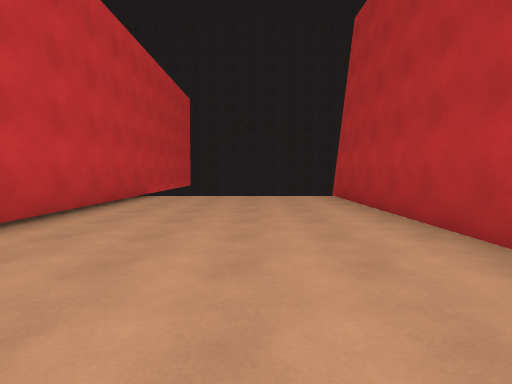
view 1 (above)

19 first-person views from a walk through a Unity game level. The camera is 1.4 m above the floor, tilts 4° down and sees 85° across. The floor is counted in squares, 2 m on a side. Each view is taken from the middle of a square. On the plan, view 1 faces up. The plan holds only what a view shows up to about 9 squares ahead; the rest is blank. The place goes on beyond the plan.

view 2
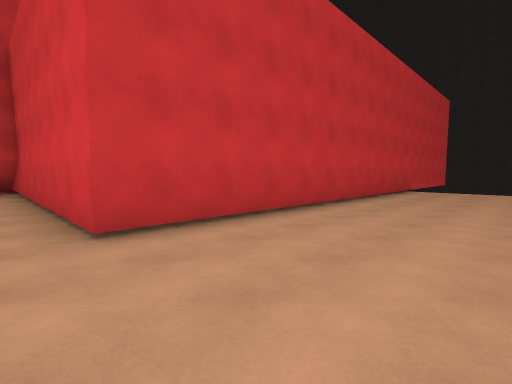

view 3
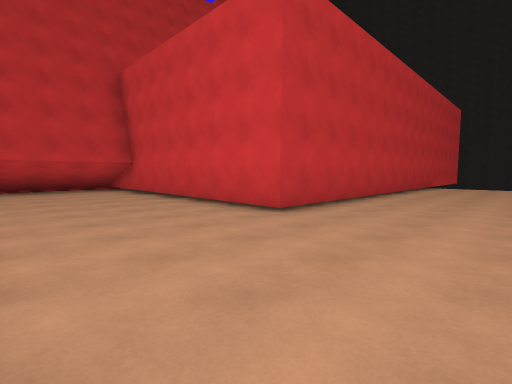

view 4
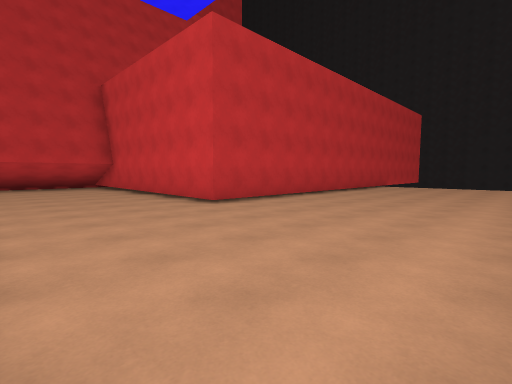

view 5
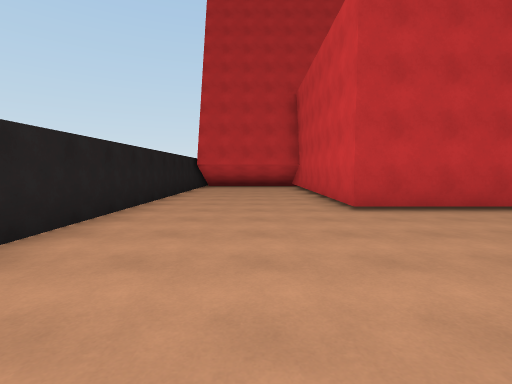

view 6
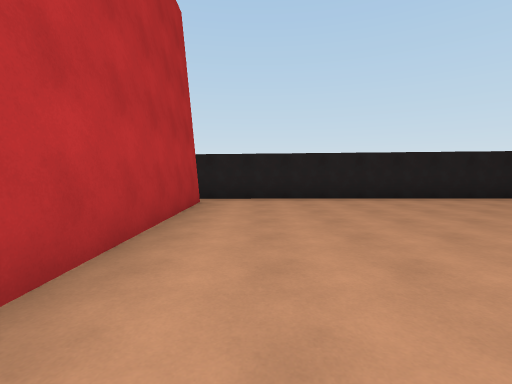

view 7
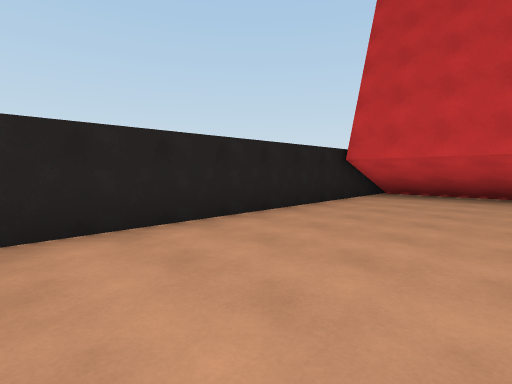

view 8
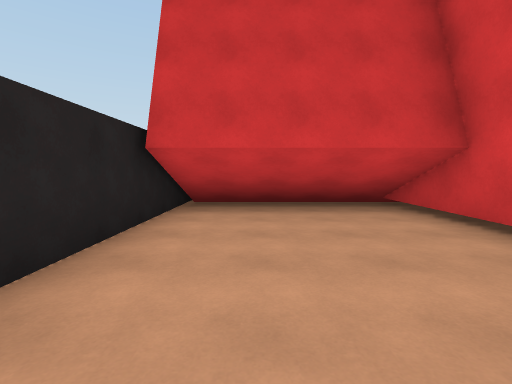

view 9
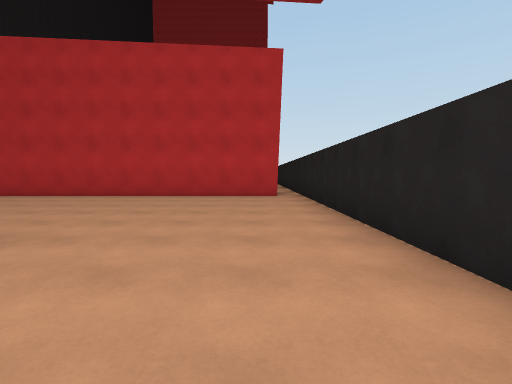

view 10
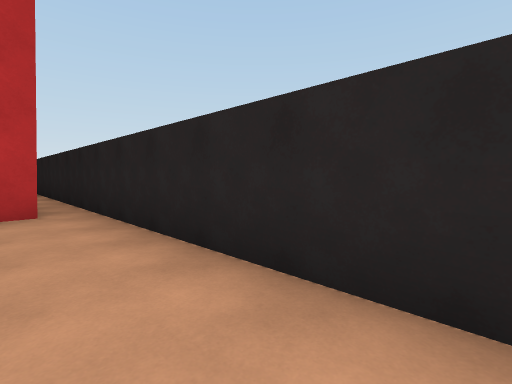

view 11
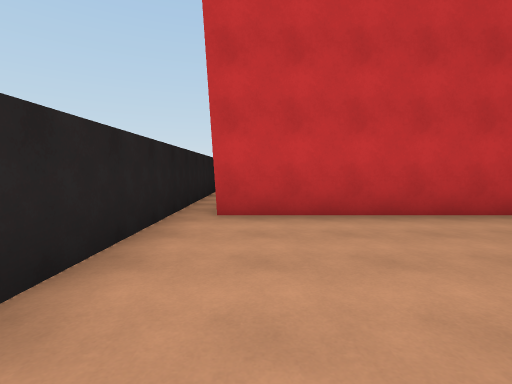

view 12
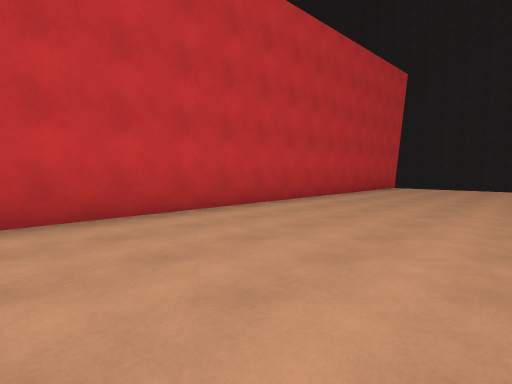

view 13
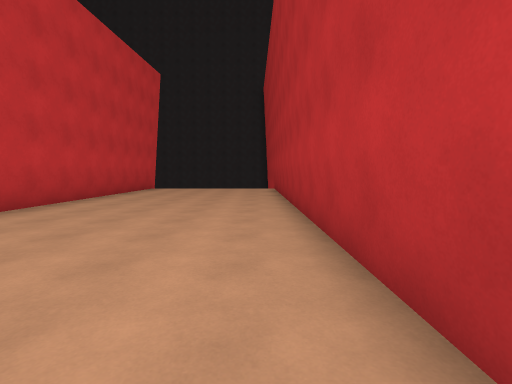

view 14
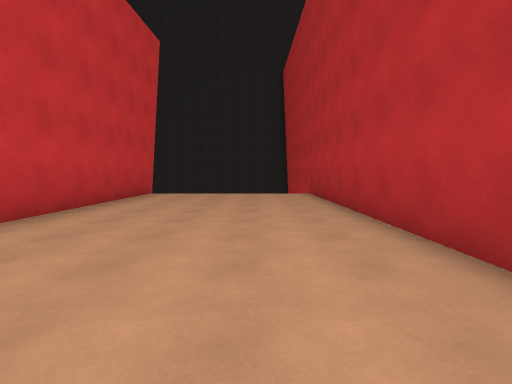

view 15
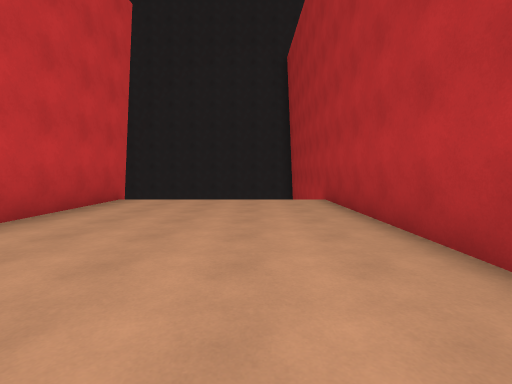

view 16
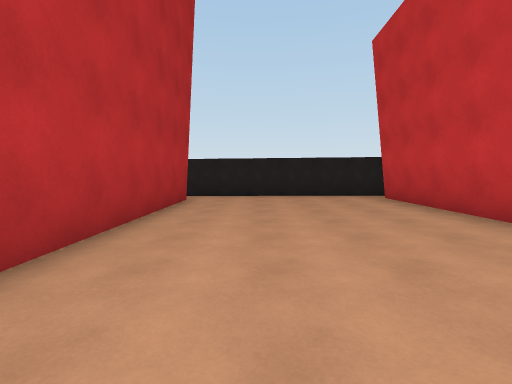

view 17
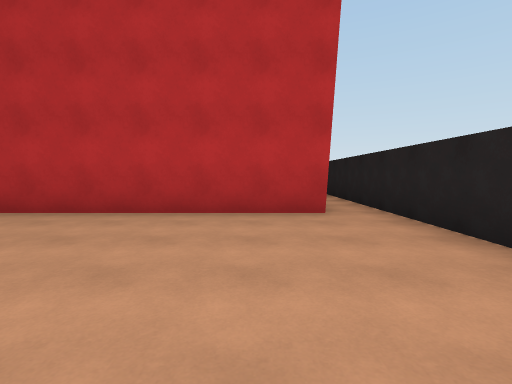

view 18
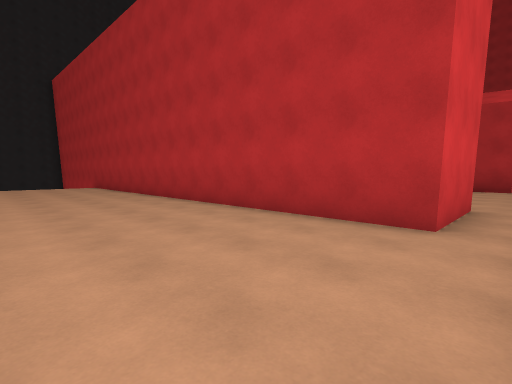

view 19
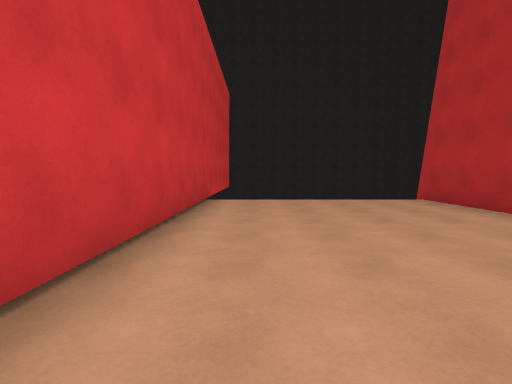

### Floor plan
Ten units are one square. View 1 is at (0, 0); x grows to the right and y downward. Boxes are objects, and circles mark ways between rooms. Rooms are numbered by the first view taken in them; rooms with no view inside come last. Other rooms are left out.
<svg viewBox="-120 -104 250 175">
<path fill="none" stroke="#000" d="M24 57 24 -85M-32 -94 -32 22 -115 22M-115 66 26 64M45 -85 45 57M124 52 98 52 98 -99M26 64 125 63"/>
<circle cx="35" cy="60" r="3" fill="#2a7"/>
<text x="-20" y="0">1</text>
<text x="70" y="-10">2</text>
</svg>
Room 1 opens to room 2.

Where each view was taken, in squares from view 1:
view 1: 0 up, 0 right, facing up
view 2: 3 down, 0 right, facing up-left
view 3: 6 down, 0 right, facing up-left
view 4: 6 down, 2 right, facing up-left
view 5: 4 down, 2 right, facing left
view 6: 1 up, 1 right, facing down
view 7: 3 down, 3 left, facing down-left
view 8: 5 down, 6 left, facing left
view 9: 5 down, 6 left, facing right
view 10: 5 down, 3 left, facing down-right
view 11: 5 down, 9 right, facing left
view 12: 5 down, 9 right, facing up-left
view 13: 4 down, 9 right, facing up
view 14: 1 down, 8 right, facing up
view 15: 1 up, 8 right, facing up
view 16: 2 up, 8 right, facing down
view 17: 4 down, 5 right, facing right
view 18: 6 down, 6 right, facing up-right
view 19: 1 up, 2 left, facing up
